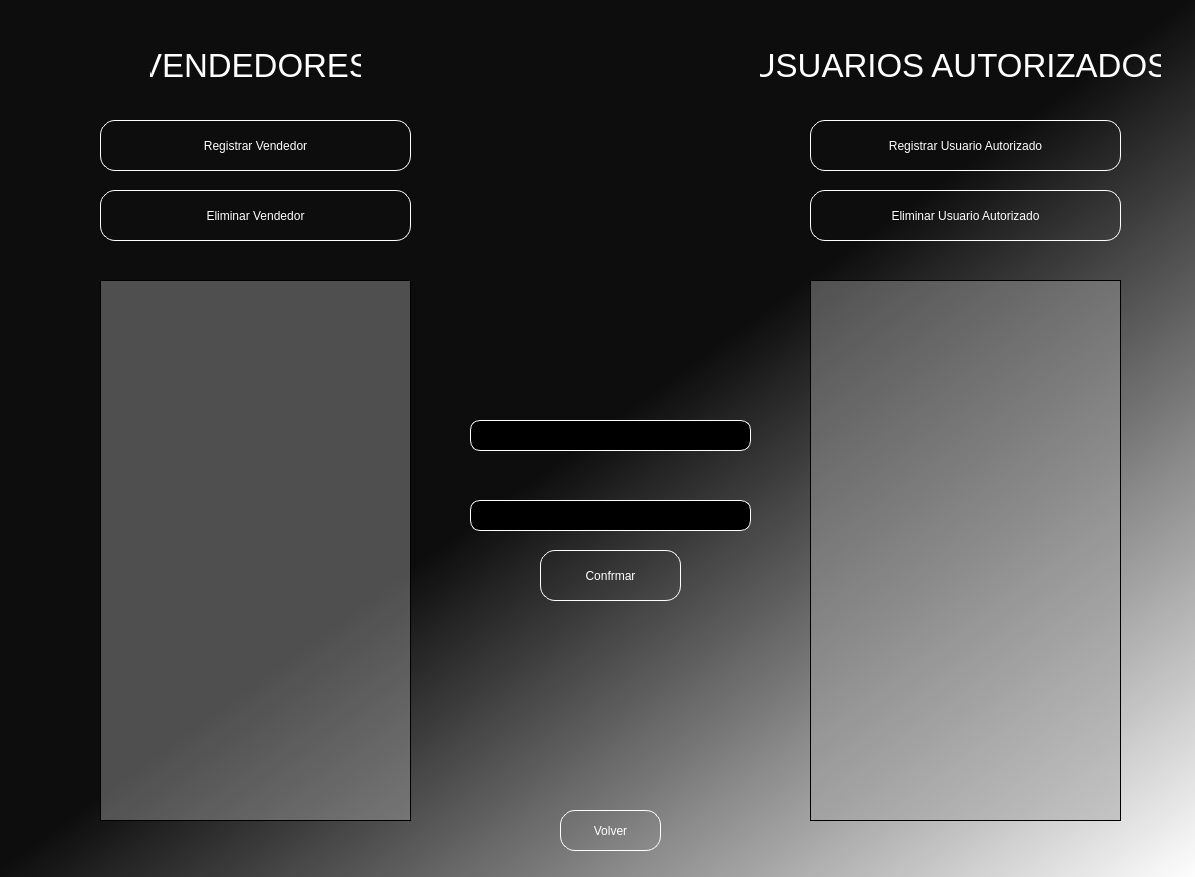
<?xml version="1.0" encoding="UTF-8"?>
<ui version="4.0">
 <class>Usuarios</class>
 <widget class="QWidget" name="Usuarios">
  <property name="geometry">
   <rect>
    <x>0</x>
    <y>0</y>
    <width>1195</width>
    <height>877</height>
   </rect>
  </property>
  <property name="minimumSize">
   <size>
    <width>1195</width>
    <height>877</height>
   </size>
  </property>
  <property name="maximumSize">
   <size>
    <width>1195</width>
    <height>877</height>
   </size>
  </property>
  <property name="windowTitle">
   <string>Form</string>
  </property>
  <property name="styleSheet">
   <string notr="true"/>
  </property>
  <widget class="QWidget" name="widget" native="true">
   <property name="geometry">
    <rect>
     <x>0</x>
     <y>0</y>
     <width>1195</width>
     <height>877</height>
    </rect>
   </property>
   <property name="minimumSize">
    <size>
     <width>1195</width>
     <height>877</height>
    </size>
   </property>
   <property name="maximumSize">
    <size>
     <width>1195</width>
     <height>877</height>
    </size>
   </property>
   <property name="styleSheet">
    <string notr="true">
QTreeView{
color: #fff;
border: 1px solid #000;
	background-color: qlineargradient(spread:pad, x1:0, y1:0, x2:1, y2:0, stop:1 rgba(163, 163, 163, 113));
}
QHeaderView::section {
color: #000;
border: 1px solid #000;
}
QTreeView::item {
color: #fff;
}
QPushButton{
border: 1px solid  #fff;
border-radius:15px;
color: #fff;
font: 57 14pt &quot;Yu Gothic Medium&quot;;
padding:5px;
}
QPushButton:hover {
border: 1px solid   rgb(25, 166, 0);
}
QPushButton:pressed {
border: 1px solid   rgb(25, 166, 0);
padding-top: 10px;
padding-left: 10px;
}

QLineEdit{
border: 1px solid  #fff;
	background-color: #000;
border-radius: 10px;
padding: 7px;
color: #fff;
font: 11pt &quot;MS Shell Dlg 2&quot;;
}
QLineEdit:hover {
border: 1px solid   rgb(25, 166, 0);
}
QLineEdit:focus {
border: 1px solid   rgb(25, 166, 0);
}
QLabel{
font: 12pt &quot;MS Shell Dlg 2&quot;;
color: #fff;
background: none;
}
QWidget#widget{
background-color: qlineargradient(spread:pad, x1:0, y1:0, x2:1, y2:1, stop:0.494318 rgba(0, 0, 0, 241), stop:1 rgba(255, 255, 255, 255));
	background-image: url(:/usuarios/black-dark-cubes-abstract.jpg);
}</string>
   </property>
   <widget class="QLabel" name="label_vendedor_no_seleccionado">
    <property name="geometry">
     <rect>
      <x>70</x>
      <y>240</y>
      <width>361</width>
      <height>31</height>
     </rect>
    </property>
    <property name="font">
     <font>
      <family>MS Shell Dlg 2</family>
      <pointsize>12</pointsize>
      <weight>50</weight>
      <italic>false</italic>
      <bold>false</bold>
     </font>
    </property>
    <property name="layoutDirection">
     <enum>Qt::LeftToRight</enum>
    </property>
    <property name="styleSheet">
     <string notr="true">color: #f00;</string>
    </property>
    <property name="text">
     <string/>
    </property>
    <property name="alignment">
     <set>Qt::AlignCenter</set>
    </property>
   </widget>
   <widget class="QLabel" name="label_vendedor_no_seleccionado_2">
    <property name="geometry">
     <rect>
      <x>780</x>
      <y>240</y>
      <width>361</width>
      <height>31</height>
     </rect>
    </property>
    <property name="font">
     <font>
      <family>MS Shell Dlg 2</family>
      <pointsize>12</pointsize>
      <weight>50</weight>
      <italic>false</italic>
      <bold>false</bold>
     </font>
    </property>
    <property name="layoutDirection">
     <enum>Qt::LeftToRight</enum>
    </property>
    <property name="styleSheet">
     <string notr="true">color: #f00;</string>
    </property>
    <property name="text">
     <string/>
    </property>
    <property name="alignment">
     <set>Qt::AlignCenter</set>
    </property>
   </widget>
   <widget class="QLabel" name="label_ingresar_usuario">
    <property name="geometry">
     <rect>
      <x>430</x>
      <y>380</y>
      <width>371</width>
      <height>31</height>
     </rect>
    </property>
    <property name="font">
     <font>
      <family>MS Shell Dlg 2</family>
      <pointsize>12</pointsize>
      <weight>50</weight>
      <italic>false</italic>
      <bold>false</bold>
     </font>
    </property>
    <property name="layoutDirection">
     <enum>Qt::LeftToRight</enum>
    </property>
    <property name="styleSheet">
     <string notr="true"/>
    </property>
    <property name="text">
     <string/>
    </property>
    <property name="alignment">
     <set>Qt::AlignCenter</set>
    </property>
   </widget>
   <widget class="QPushButton" name="boton_volver">
    <property name="geometry">
     <rect>
      <x>560</x>
      <y>810</y>
      <width>101</width>
      <height>41</height>
     </rect>
    </property>
    <property name="cursor">
     <cursorShape>PointingHandCursor</cursorShape>
    </property>
    <property name="styleSheet">
     <string notr="true"/>
    </property>
    <property name="text">
     <string>Volver</string>
    </property>
   </widget>
   <widget class="QLineEdit" name="nuevo_usuario">
    <property name="geometry">
     <rect>
      <x>470</x>
      <y>420</y>
      <width>281</width>
      <height>31</height>
     </rect>
    </property>
    <property name="font">
     <font>
      <family>MS Shell Dlg 2</family>
      <pointsize>11</pointsize>
      <weight>50</weight>
      <italic>false</italic>
      <bold>false</bold>
     </font>
    </property>
    <property name="styleSheet">
     <string notr="true">border-radius: 10px;
padding: 7px;
color: #fff;</string>
    </property>
   </widget>
   <widget class="QPushButton" name="boton_registrar_usuario_autorizado">
    <property name="geometry">
     <rect>
      <x>810</x>
      <y>120</y>
      <width>311</width>
      <height>51</height>
     </rect>
    </property>
    <property name="cursor">
     <cursorShape>PointingHandCursor</cursorShape>
    </property>
    <property name="styleSheet">
     <string notr="true"/>
    </property>
    <property name="text">
     <string>Registrar Usuario Autorizado</string>
    </property>
   </widget>
   <widget class="QLabel" name="producto_no_encontrado">
    <property name="geometry">
     <rect>
      <x>830</x>
      <y>260</y>
      <width>231</width>
      <height>31</height>
     </rect>
    </property>
    <property name="styleSheet">
     <string notr="true">font: 16pt &quot;MS Shell Dlg 2&quot;;
color: #fff;
background: none;</string>
    </property>
    <property name="text">
     <string/>
    </property>
   </widget>
   <widget class="QLabel" name="label_ingresar_contrasenia">
    <property name="geometry">
     <rect>
      <x>420</x>
      <y>460</y>
      <width>381</width>
      <height>31</height>
     </rect>
    </property>
    <property name="font">
     <font>
      <family>MS Shell Dlg 2</family>
      <pointsize>12</pointsize>
      <weight>50</weight>
      <italic>false</italic>
      <bold>false</bold>
     </font>
    </property>
    <property name="styleSheet">
     <string notr="true"/>
    </property>
    <property name="text">
     <string/>
    </property>
    <property name="alignment">
     <set>Qt::AlignCenter</set>
    </property>
   </widget>
   <widget class="QLineEdit" name="nueva_contrasenia">
    <property name="geometry">
     <rect>
      <x>470</x>
      <y>500</y>
      <width>281</width>
      <height>31</height>
     </rect>
    </property>
    <property name="font">
     <font>
      <family>MS Shell Dlg 2</family>
      <pointsize>11</pointsize>
      <weight>50</weight>
      <italic>false</italic>
      <bold>false</bold>
     </font>
    </property>
    <property name="styleSheet">
     <string notr="true">border-radius: 10px;
padding: 7px;
color: #fff;</string>
    </property>
   </widget>
   <widget class="QLabel" name="label_15">
    <property name="geometry">
     <rect>
      <x>150</x>
      <y>50</y>
      <width>211</width>
      <height>31</height>
     </rect>
    </property>
    <property name="font">
     <font>
      <family>MS Shell Dlg 2</family>
      <pointsize>25</pointsize>
      <weight>50</weight>
      <italic>false</italic>
      <bold>false</bold>
     </font>
    </property>
    <property name="layoutDirection">
     <enum>Qt::LeftToRight</enum>
    </property>
    <property name="styleSheet">
     <string notr="true">font: 25pt &quot;MS Shell Dlg 2&quot;;
color: #fff;
background: none;</string>
    </property>
    <property name="text">
     <string>VENDEDORES</string>
    </property>
    <property name="alignment">
     <set>Qt::AlignCenter</set>
    </property>
   </widget>
   <widget class="QPushButton" name="boton_registrar_vendedor">
    <property name="geometry">
     <rect>
      <x>100</x>
      <y>120</y>
      <width>311</width>
      <height>51</height>
     </rect>
    </property>
    <property name="cursor">
     <cursorShape>PointingHandCursor</cursorShape>
    </property>
    <property name="styleSheet">
     <string notr="true"/>
    </property>
    <property name="text">
     <string>Registrar Vendedor</string>
    </property>
   </widget>
   <widget class="QTreeView" name="treeview_vendedores">
    <property name="geometry">
     <rect>
      <x>100</x>
      <y>280</y>
      <width>311</width>
      <height>541</height>
     </rect>
    </property>
    <property name="font">
     <font>
      <pointsize>13</pointsize>
     </font>
    </property>
    <property name="styleSheet">
     <string notr="true"/>
    </property>
   </widget>
   <widget class="QPushButton" name="boton_eliminar_vendedor">
    <property name="geometry">
     <rect>
      <x>100</x>
      <y>190</y>
      <width>311</width>
      <height>51</height>
     </rect>
    </property>
    <property name="cursor">
     <cursorShape>PointingHandCursor</cursorShape>
    </property>
    <property name="styleSheet">
     <string notr="true"/>
    </property>
    <property name="text">
     <string>Eliminar Vendedor</string>
    </property>
   </widget>
   <widget class="QLabel" name="label_16">
    <property name="geometry">
     <rect>
      <x>760</x>
      <y>50</y>
      <width>401</width>
      <height>31</height>
     </rect>
    </property>
    <property name="font">
     <font>
      <family>MS Shell Dlg 2</family>
      <pointsize>25</pointsize>
      <weight>50</weight>
      <italic>false</italic>
      <bold>false</bold>
     </font>
    </property>
    <property name="layoutDirection">
     <enum>Qt::LeftToRight</enum>
    </property>
    <property name="styleSheet">
     <string notr="true">font: 25pt &quot;MS Shell Dlg 2&quot;;
color: #fff;
background: none;</string>
    </property>
    <property name="text">
     <string>USUARIOS AUTORIZADOS</string>
    </property>
    <property name="alignment">
     <set>Qt::AlignCenter</set>
    </property>
   </widget>
   <widget class="QTreeView" name="treeview_usuarios_autorizados">
    <property name="geometry">
     <rect>
      <x>810</x>
      <y>280</y>
      <width>311</width>
      <height>541</height>
     </rect>
    </property>
    <property name="font">
     <font>
      <pointsize>13</pointsize>
     </font>
    </property>
    <property name="styleSheet">
     <string notr="true"/>
    </property>
    <property name="animated">
     <bool>false</bool>
    </property>
    <attribute name="headerShowSortIndicator" stdset="0">
     <bool>false</bool>
    </attribute>
   </widget>
   <widget class="QPushButton" name="boton_eliminar_usuario_autorizado">
    <property name="geometry">
     <rect>
      <x>810</x>
      <y>190</y>
      <width>311</width>
      <height>51</height>
     </rect>
    </property>
    <property name="cursor">
     <cursorShape>PointingHandCursor</cursorShape>
    </property>
    <property name="styleSheet">
     <string notr="true"/>
    </property>
    <property name="text">
     <string>Eliminar Usuario Autorizado</string>
    </property>
   </widget>
   <widget class="QPushButton" name="boton_confirmar_registro">
    <property name="geometry">
     <rect>
      <x>540</x>
      <y>550</y>
      <width>141</width>
      <height>51</height>
     </rect>
    </property>
    <property name="cursor">
     <cursorShape>PointingHandCursor</cursorShape>
    </property>
    <property name="styleSheet">
     <string notr="true"/>
    </property>
    <property name="text">
     <string>Confrmar</string>
    </property>
   </widget>
  </widget>
 </widget>
 <resources>
  <include location="imagenes/imagenes.qrc"/>
 </resources>
 <connections/>
</ui>
